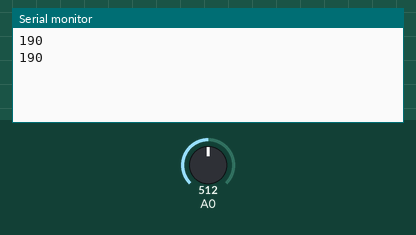
The sketch below on a simulated Arduino Mega 2560, built with avr-gcc and run on an emulated ATmega2560. Parts: the last lines printed to the serial monitor. The inputs (shaded band) are chosen by the test bench; at power-on: A0 = 512.

Above: at 2.2 s.
2.3 s: A0 set to 716
At 3.6 s:
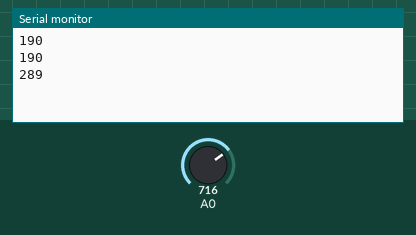
3.8 s: A0 set to 900
At 4.8 s:
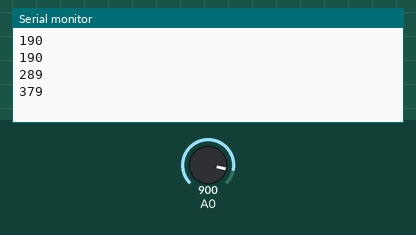
Timing chart, 0 to 6.8 s (numbered marks = the images above; inputs shaded):
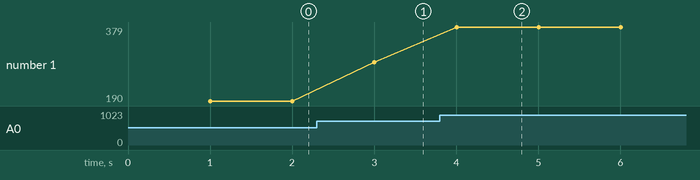

The sketch:

peripheral.ino
```cpp
//device:arduino nano every
String tempString;
int temperature;

void setup() {
  // put your setup code here, to run once:
  Serial.begin(115200);
  Serial1.begin(115200);
  Serial1.println("+"); //エコーオン
  Serial1.println("SF,1"); //factory reset
  Serial1.println("SS,90000000"); //サービス設定
  Serial1.println("SR,32000000"); //ペリフェラルかつ自動アドバタイズ
  Serial1.println("R,1"); //再起動
  delay(1000);
}

void loop() {
  // put your main code here, to run repeatedly:
  readTemperature(); //センサーから温度測定
  tempString = String(temperature); //温度を文字に変換
  Serial1.println("SUW,2A25,"+tempString); //RN4020へ温度を書き込み
  delay(1000);
}

void readTemperature() {
   int ans , tv ;
   ans = analogRead(0) ;              // アナログ０番ピンからセンサー値を読込む
   tv  = map(ans,0,1023,0,5000) ;     // センサー値を電圧に変換する
   temperature = map(tv,300,1600,-30,100) ;  // 電圧から温度に変換する
   Serial.println(temperature) ;             // 値をパソコン(ＩＤＥ)に送る
}
```

Measured:
- after the input at 2.3 s, the serial monitor: prints a new line after 0.70 s (image 1)
- after the input at 3.8 s, the serial monitor: prints a new line after 0.20 s (image 2)
- plotted number 1: 190 → 289 after the input at 2.3 s, 289 → 379 after the input at 3.8 s
